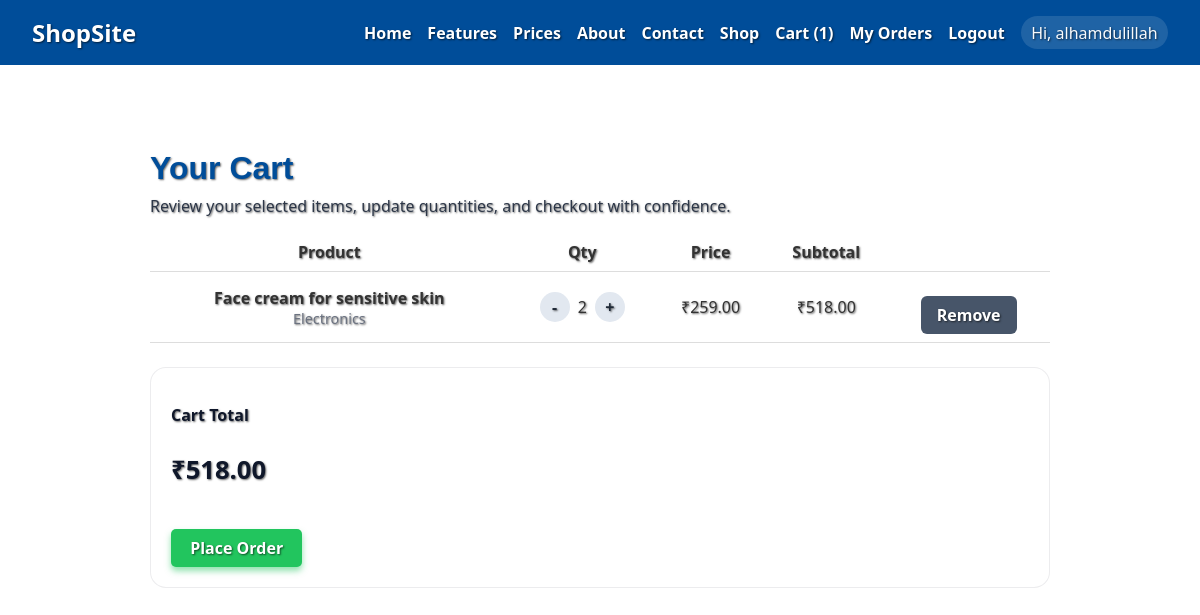
The app's page /cart/ (signed in) with its own data.
### core/models.py (models this page shows, shortened)
class CartItem(models.Model):
    user = models.ForeignKey(User, on_delete=models.CASCADE)
    product = models.ForeignKey(Product, on_delete=models.CASCADE)
    quantity = models.PositiveIntegerField(default=1)

class Product(models.Model):
    name = models.CharField(max_length=100)
    price = models.DecimalField(max_digits=8, decimal_places=2)
    discount_price = models.DecimalField(max_digits=8, decimal_places=2, null=True, blank=True)
    image_url = models.URLField(blank=True)
    category = models.CharField(max_length=20, choices=CATEGORY_CHOICES, default='electronics')

### core/views.py (the view)
# urls.py: path('cart/', views.cart, name='cart'),
@login_required
def cart(request):
    cart_items = CartItem.objects.filter(user=request.user)
    total = sum(
        (
            item.product.discount_price
            if item.product.discount_price
            else item.product.price
        ) * item.quantity
        for item in cart_items
    )
    return render(
        request,
        'core/cart.html',
        {
            'cart_items': cart_items,
            'total': total,
        }
    )

### core/templatetags/mul.py (called while the page is built)
@register.filter
def mul(value, arg):
    return value * arg

### core/templates/core/cart.html
{% extends 'core/base.html' %}
{% load mul %}
{% block content %}
  <div class="page-heading">
    <h1>Your Cart</h1>
    <p>Review your selected items, update quantities, and checkout with confidence.</p>
  </div>
  {% if cart_items %}
    <table class="cart-table">
      <thead>
        <tr>
          <th>Product</th>
          <th>Qty</th>
          <th>Price</th>
          <th>Subtotal</th>
          <th></th>
        </tr>
      </thead>
      <tbody>
      {% for item in cart_items %}
        <tr>
          <td class="product-details">
            <strong>{{ item.product.name }}</strong>
            <span class="small-text">{{ item.product.get_category_display }}</span>
          </td>
          <td>
            <div class="quantity-controls">
              <a class="qty-btn" href="{% url 'decrease_quantity' item.id %}">-</a>
              <span>{{ item.quantity }}</span>
              <a class="qty-btn" href="{% url 'increase_quantity' item.id %}">+</a>
            </div>
          </td>
          <td>
            {% if item.product.discount_price %}
              <span class="old-price">₹{{ item.product.price }}</span>
              <span class="discount-price">₹{{ item.product.discount_price }}</span>
            {% else %}
              ₹{{ item.product.price }}
            {% endif %}
          </td>
          <td>
            ₹{{ item.product.discount_price|default:item.product.price|mul:item.quantity }}
          </td>
          <td>
            <a class="btn btn-secondary" href="{% url 'remove_from_cart' item.id %}">Remove</a>
          </td>
        </tr>
      {% endfor %}
      </tbody>
    </table>
    <div class="cart-summary">
      <p class="summary-label">Cart Total</p>
      <p class="summary-value">₹{{ total }}</p>
      <a class="btn btn-primary" href="{% url 'place_order' %}">Place Order</a>
    </div>
  {% else %}
    <div class="empty-state">
      <p>Your cart is empty. Head back to the shop and add your favorites.</p>
      <a class="btn btn-primary" href="{% url 'shop' %}">Browse Products</a>
    </div>
  {% endif %}
{% endblock %}

### core/templates/core/base.html (shortened to what this page needs)
{% load static %}
<!DOCTYPE html>
<html lang="en">
<head>
  <link rel="stylesheet" href="{% static 'css/styles.css' %}" />
</head>
<body>
  <nav class="navbar">
    <a href="{% url 'index' %}" class="nav-logo">ShopSite</a>
    <ul class="nav-links">
      <li><a href="{% url 'index' %}">Home</a></li>
      <li><a href="{% url 'features' %}">Features</a></li>
      <li><a href="{% url 'prices' %}">Prices</a></li>
      <li><a href="{% url 'about' %}">About</a></li>
      <li><a href="{% url 'contact' %}">Contact</a></li>
      <li><a href="{% url 'shop' %}">Shop</a></li>
      {% if user.is_authenticated %}
        <li><a href="{% url 'cart' %}">Cart ({{ user.cartitem_set.count }})</a></li>
        <li><a href="{% url 'order_history' %}">My Orders</a></li>
        <li><a href="{% url 'logout' %}">Logout</a></li>
        <li><span class="nav-user">Hi, {{ user.username }}</span></li>
      {% else %}
        <li><a href="{% url 'login' %}">Login</a></li>
        <li><a href="{% url 'register' %}">Register</a></li>
      {% endif %}
    </ul>
  </nav>
  <div class="container">
    {% block content %}
    {% endblock %}
  </div>
</body>
</html>

### core/static/css/styles.css (style rules this page uses)
body { font-family: 'Segoe UI', Tahoma, Geneva, Verdana, sans-serif; margin: 0; padding: 0; background: url('https://png.pngtree.com/background/20230527/original/pngtree-pink-and-white-shopping-bags-picture-image_2770421.jpg') no-repeat center center fixed; background-size: cover; color: #333; min-height: 100vh; text-shadow: 1px 1px 2px rgba(0, 0, 0, 0.6); }
.navbar { background: #004d99; color: white; padding: 1rem 2rem; display: flex; justify-content: space-between; align-items: center; position: relative; }
.nav-logo { font-weight: bold; font-size: 1.5rem; color: white; text-decoration: none; }
.nav-links { list-style: none; display: flex; gap: 1rem; margin: 0; }
.nav-links li { display: inline; }
.nav-links a { color: white; text-decoration: none; font-weight: 600; }
.container { max-width: 900px; margin: 2rem auto; padding: 2rem 3rem; background: none; color: inherit; }
h1, h2 { font-family: 'Poppins', sans-serif; color: #004d99; }
.btn { display: inline-block; background: #004d99; color: white; padding: 0.5rem 1.2rem; text-decoration: none; border-radius: 5px; margin-top: 1rem; font-weight: 600; transition: background-color 0.3s; cursor: pointer; }
.cart-table { width: 100%; border-collapse: collapse; margin-top: 1rem; }
.cart-table th, .cart-table td { padding: 0.5rem; border-bottom: 1px solid #ddd; text-align: center; }
.btn-primary { background-color: #22c55e; color: white; box-shadow: 0 4px 6px rgba(34, 197, 94, 0.5); transition: transform 0.2s ease, box-shadow 0.3s ease; }
.page-heading h1 { margin-bottom: 0.5rem; }
.page-heading p { margin-top: 0; color: #2d3748; }
.btn-secondary { background: #475569; color: white; padding: 0.5rem 1rem; border-radius: 6px; text-decoration: none; }
.quantity-controls { display: inline-flex; align-items: center; gap: 0.5rem; }
.qty-btn { display: inline-block; width: 30px; height: 30px; line-height: 30px; border-radius: 50%; background: #e2e8f0; color: #1f2937; text-align: center; text-decoration: none; font-weight: 700; }
.product-details { text-align: left; }
.small-text { display: block; font-size: 0.9rem; color: #6b7280; }
.order-summary-card, .cart-summary { border: 1px solid rgba(15, 23, 42, 0.08); border-radius: 16px; padding: 1.25rem; background: rgba(255, 255, 255, 0.88); margin-top: 1.5rem; }
.summary-label { font-weight: 700; margin-bottom: 0.25rem; color: #0f172a; }
.summary-value { font-size: 1.6rem; font-weight: 800; color: #0f172a; }
.nav-user { color: #f8fafc; padding: 0.35rem 0.65rem; background: rgba(255,255,255,0.12); border-radius: 999px; }

### records on screen
CartItem: product.name "Face cream for sensitive skin", product.category "Electronics", quantity "2", product.price "259.00", product.discount_price|mul "518.00"

### other values on screen
{{ user.cartitem_set.count }} "1"
{{ user.username }} "alhamdulillah"
{{ total }} "518.00"
